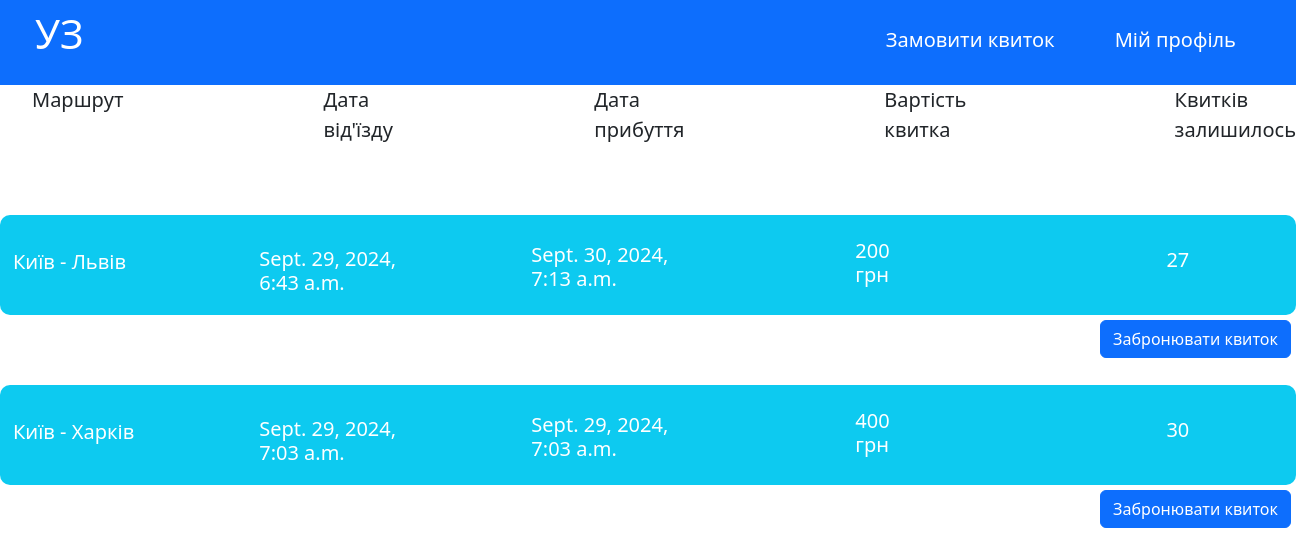
The app's page / (signed in) with its own data.
### railway_system/models.py (models this page shows, shortened)
class TimeTable(models.Model):
    route = models.CharField(max_length=255)
    depature_date = models.DateTimeField()
    date_of_arrival = models.DateTimeField()
    price_of_ticket = models.IntegerField()
    total_tickets = models.IntegerField(default=30)
    date_of_appointment = models.DateField(auto_now_add=True)
    def get_absolute_url(self):
        return reverse('railway_system:book_ticket', kwargs={
            'timetable_id': self.id,
        })
    class Meta:
        verbose_name = 'Розклад'
        verbose_name_plural = 'Розклади'

### railway_system/views.py (the view)
# urls.py: path('', HomeView.as_view(), name='home'),
class HomeView(generic.ListView):
    template_name = 'railway_system/home.html'
    model = TimeTable
    context_object_name = 'timetables'

### templates/railway_system/home.html (shortened to what this page needs)
{% extends 'base.html' %}
{% load static %}
{% block head %}
<link rel="stylesheet" href="{% static 'railway_system/css/home.css' %}">
{% endblock %}
{% block body %}
<ul>
    <li>Маршрут</li>
    <li>Дата від'їзду</li>
    <li>Дата прибуття</li>
    <li>Вартість квитка</li>
    <li>Квитків залишилось</li>
</ul>
    {% for timetable in timetables %}
        <div class="bg-info text-white">
            <h5 class="route">{{ timetable.route }}</h5>
            <h5 class="depature_date">{{ timetable.depature_date }}</h5>
            <h5 class="date_of_arrival">{{ timetable.date_of_arrival }}</h5>
            <h5 class="price_of_ticket">{{ timetable.price_of_ticket }} грн</h5>
            <h5 class="total_tickets">{{ timetable.total_tickets }}</h5>
        </div>
        <a href="{{ timetable.get_absolute_url }}"><button class="btn btn-primary">Забронювати квиток</button></a>
    {% endfor %}
{% endblock %}

### static/railway_system/css/home.css (style rules this page uses)
ul { display: flex; margin-left: -200px; }
ul li { list-style: none; padding-left: 200px; font-size: 20px; }
div { margin-top: 70px; border-radius: 10px; width: 100%; height: 100px; }
div .route { width: 140px; position: relative; top: 35px; left: 1%; }
div .depature_date { width: 150px; position: relative; left: 20%; }
div .date_of_arrival { position: relative; width: 150px; left: 41%; bottom: 60px; }
div .price_of_ticket { position: relative; width: 1px; left: 66%; bottom: 120px; }
div .total_tickets { position: relative; width: 1px; left: 90%; bottom: 167%; }
a button { margin-top: 5px; position: absolute; right: 5px; }

### records on screen
TimeTable: route "Київ - Львів", depature_date "Sept. 29, 2024, 6:43 a.m.", date_of_arrival "Sept. 30, 2024, 7:13 a.m.", price_of_ticket "200", total_tickets "27"
TimeTable: route "Київ - Харків", depature_date "Sept. 29, 2024, 7:03 a.m.", date_of_arrival "Sept. 29, 2024, 7:03 a.m.", price_of_ticket "400", total_tickets "30"
